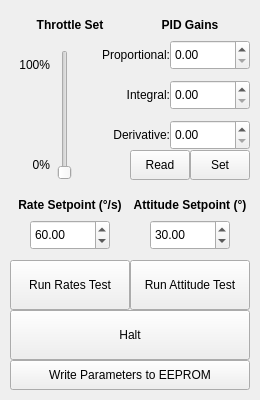
<?xml version="1.0" encoding="UTF-8"?>
<ui version="4.0">
 <class>Form</class>
 <widget class="QWidget" name="Form">
  <property name="geometry">
   <rect>
    <x>0</x>
    <y>0</y>
    <width>260</width>
    <height>400</height>
   </rect>
  </property>
  <property name="sizePolicy">
   <sizepolicy hsizetype="Preferred" vsizetype="Preferred">
    <horstretch>0</horstretch>
    <verstretch>0</verstretch>
   </sizepolicy>
  </property>
  <property name="minimumSize">
   <size>
    <width>260</width>
    <height>400</height>
   </size>
  </property>
  <property name="windowTitle">
   <string>Multicopter Tuner</string>
  </property>
  <widget class="QPushButton" name="button_run_test_rates">
   <property name="geometry">
    <rect>
     <x>10</x>
     <y>260</y>
     <width>120</width>
     <height>50</height>
    </rect>
   </property>
   <property name="text">
    <string>Run Rates Test</string>
   </property>
  </widget>
  <widget class="QPushButton" name="button_halt">
   <property name="geometry">
    <rect>
     <x>10</x>
     <y>310</y>
     <width>240</width>
     <height>50</height>
    </rect>
   </property>
   <property name="text">
    <string>Halt</string>
   </property>
  </widget>
  <widget class="QPushButton" name="button_gains_set">
   <property name="geometry">
    <rect>
     <x>190</x>
     <y>150</y>
     <width>60</width>
     <height>30</height>
    </rect>
   </property>
   <property name="text">
    <string>Set</string>
   </property>
  </widget>
  <widget class="QDoubleSpinBox" name="spinbox_d_gain">
   <property name="geometry">
    <rect>
     <x>170</x>
     <y>120</y>
     <width>80</width>
     <height>30</height>
    </rect>
   </property>
  </widget>
  <widget class="QDoubleSpinBox" name="spinbox_i_gain">
   <property name="geometry">
    <rect>
     <x>170</x>
     <y>80</y>
     <width>80</width>
     <height>30</height>
    </rect>
   </property>
  </widget>
  <widget class="QDoubleSpinBox" name="spinbox_p_gain">
   <property name="geometry">
    <rect>
     <x>170</x>
     <y>40</y>
     <width>80</width>
     <height>30</height>
    </rect>
   </property>
  </widget>
  <widget class="QLabel" name="label_p_gain">
   <property name="geometry">
    <rect>
     <x>90</x>
     <y>40</y>
     <width>80</width>
     <height>30</height>
    </rect>
   </property>
   <property name="text">
    <string>Proportional:</string>
   </property>
   <property name="alignment">
    <set>Qt::AlignRight|Qt::AlignTrailing|Qt::AlignVCenter</set>
   </property>
  </widget>
  <widget class="QLabel" name="label_d_gain">
   <property name="geometry">
    <rect>
     <x>90</x>
     <y>120</y>
     <width>80</width>
     <height>30</height>
    </rect>
   </property>
   <property name="text">
    <string>Derivative:</string>
   </property>
   <property name="alignment">
    <set>Qt::AlignRight|Qt::AlignTrailing|Qt::AlignVCenter</set>
   </property>
  </widget>
  <widget class="QLabel" name="label_i_gain">
   <property name="geometry">
    <rect>
     <x>90</x>
     <y>80</y>
     <width>80</width>
     <height>30</height>
    </rect>
   </property>
   <property name="text">
    <string>Integral:</string>
   </property>
   <property name="alignment">
    <set>Qt::AlignRight|Qt::AlignTrailing|Qt::AlignVCenter</set>
   </property>
  </widget>
  <widget class="QPushButton" name="button_write_parameters">
   <property name="geometry">
    <rect>
     <x>10</x>
     <y>360</y>
     <width>240</width>
     <height>30</height>
    </rect>
   </property>
   <property name="text">
    <string>Write Parameters to EEPROM</string>
   </property>
  </widget>
  <widget class="QSlider" name="slider_throttle">
   <property name="geometry">
    <rect>
     <x>50</x>
     <y>50</y>
     <width>30</width>
     <height>130</height>
    </rect>
   </property>
   <property name="maximum">
    <number>100</number>
   </property>
   <property name="orientation">
    <enum>Qt::Vertical</enum>
   </property>
  </widget>
  <widget class="QLabel" name="label_throttle_set">
   <property name="geometry">
    <rect>
     <x>10</x>
     <y>10</y>
     <width>120</width>
     <height>30</height>
    </rect>
   </property>
   <property name="font">
    <font>
     <weight>75</weight>
     <bold>true</bold>
    </font>
   </property>
   <property name="text">
    <string>Throttle Set</string>
   </property>
   <property name="alignment">
    <set>Qt::AlignCenter</set>
   </property>
  </widget>
  <widget class="QLabel" name="label_pid_gains">
   <property name="geometry">
    <rect>
     <x>130</x>
     <y>10</y>
     <width>120</width>
     <height>30</height>
    </rect>
   </property>
   <property name="font">
    <font>
     <weight>75</weight>
     <bold>true</bold>
    </font>
   </property>
   <property name="text">
    <string>PID Gains</string>
   </property>
   <property name="alignment">
    <set>Qt::AlignCenter</set>
   </property>
  </widget>
  <widget class="QLabel" name="label_throttle_100">
   <property name="geometry">
    <rect>
     <x>20</x>
     <y>50</y>
     <width>30</width>
     <height>30</height>
    </rect>
   </property>
   <property name="text">
    <string>100%</string>
   </property>
   <property name="alignment">
    <set>Qt::AlignRight|Qt::AlignTrailing|Qt::AlignVCenter</set>
   </property>
  </widget>
  <widget class="QLabel" name="label_throttle_0">
   <property name="geometry">
    <rect>
     <x>20</x>
     <y>150</y>
     <width>30</width>
     <height>30</height>
    </rect>
   </property>
   <property name="text">
    <string>0%</string>
   </property>
   <property name="alignment">
    <set>Qt::AlignRight|Qt::AlignTrailing|Qt::AlignVCenter</set>
   </property>
  </widget>
  <widget class="QLabel" name="label_setpoint_rate">
   <property name="geometry">
    <rect>
     <x>10</x>
     <y>190</y>
     <width>120</width>
     <height>30</height>
    </rect>
   </property>
   <property name="font">
    <font>
     <weight>75</weight>
     <bold>true</bold>
    </font>
   </property>
   <property name="text">
    <string>Rate Setpoint (°/s)</string>
   </property>
   <property name="alignment">
    <set>Qt::AlignCenter</set>
   </property>
  </widget>
  <widget class="QPushButton" name="button_run_test_attitude">
   <property name="geometry">
    <rect>
     <x>130</x>
     <y>260</y>
     <width>120</width>
     <height>50</height>
    </rect>
   </property>
   <property name="text">
    <string>Run Attitude Test</string>
   </property>
  </widget>
  <widget class="QLabel" name="label_setpoint_attitude">
   <property name="geometry">
    <rect>
     <x>130</x>
     <y>190</y>
     <width>120</width>
     <height>30</height>
    </rect>
   </property>
   <property name="font">
    <font>
     <weight>75</weight>
     <bold>true</bold>
    </font>
   </property>
   <property name="text">
    <string>Attitude Setpoint (°)</string>
   </property>
   <property name="alignment">
    <set>Qt::AlignCenter</set>
   </property>
  </widget>
  <widget class="QDoubleSpinBox" name="spinbox_setpoint_attitude">
   <property name="geometry">
    <rect>
     <x>150</x>
     <y>220</y>
     <width>80</width>
     <height>30</height>
    </rect>
   </property>
   <property name="maximum">
    <double>180.000000000000000</double>
   </property>
   <property name="value">
    <double>30.000000000000000</double>
   </property>
  </widget>
  <widget class="QDoubleSpinBox" name="spinbox_setpoint_rate">
   <property name="geometry">
    <rect>
     <x>30</x>
     <y>220</y>
     <width>80</width>
     <height>30</height>
    </rect>
   </property>
   <property name="maximum">
    <double>720.000000000000000</double>
   </property>
   <property name="value">
    <double>60.000000000000000</double>
   </property>
  </widget>
  <widget class="QPushButton" name="button_gains_read">
   <property name="geometry">
    <rect>
     <x>130</x>
     <y>150</y>
     <width>60</width>
     <height>30</height>
    </rect>
   </property>
   <property name="text">
    <string>Read</string>
   </property>
  </widget>
 </widget>
 <resources/>
 <connections/>
</ui>
